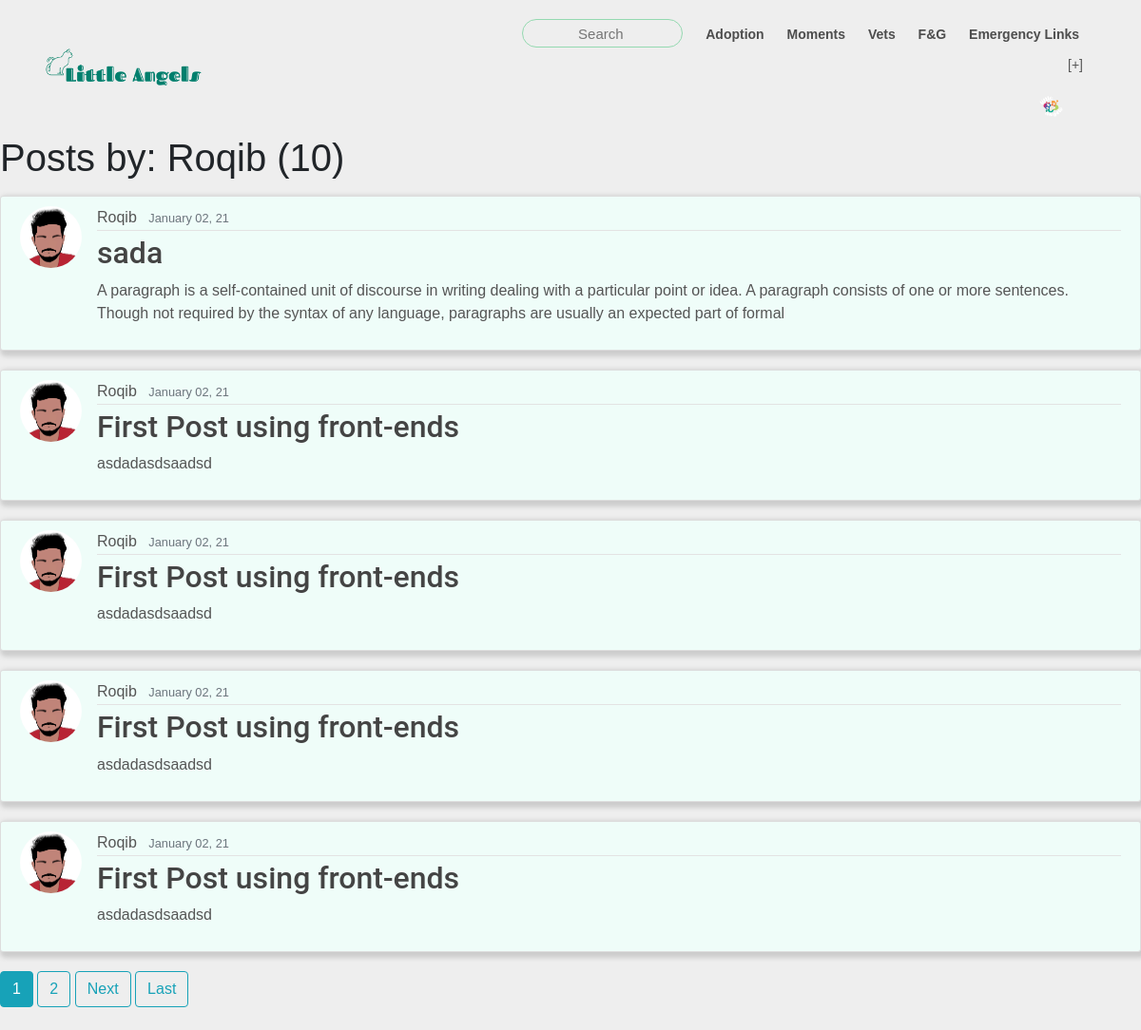
The page /moments/by_Roqib (signed in) on the database its author committed.
### users/models.py (models this page shows, shortened)
class Profile(models.Model):
    user = models.OneToOneField(User, on_delete=models.CASCADE)
    image = models.ImageField(default='default.png',  upload_to= 'profile_pics')

### feed/models.py (models this page shows, shortened)
class Post(models.Model):
    title = models.CharField(max_length=30)
    content = models.TextField();
    date = models.DateTimeField(default=timezone.now)
    author = models.ForeignKey(User, on_delete=models.CASCADE); #if user is deleted, all post gets deleted
    approved = models.BooleanField(default=False)
    image = models.ImageField( blank=True, null=True, upload_to= 'happy_pics')

### feed/views.py (the view)
# urls.py: path('by_<str:username>', UserPostListView.as_view(), name='user_posts'),
class UserPostListView(LoginRequiredMixin, ListView):
    model = Post
    template_name = 'feed/user_moments.html'
    context_object_name = 'posts'
    ordering = ['-date']
    paginate_by = 5
    def get_queryset(self):
        user = get_object_or_404(User, username=self.kwargs.get('username'))
        return Post.objects.filter(author=user).order_by('-date')

### feed/templates/feed/user_moments.html (shortened to what this page needs)
{% extends 'home/base.html' %}
{%block create_post %}
    <a class="nav-item nav-link" class="btn btn-nav" h href="{% url 'post_create' %}">[+]</a>
{% endblock %}
{% block content %}
    <h1 class="mb-3">Posts by: {{ view.kwargs.username}} ({{page_obj.paginator.count}})</h1>
    {% for p in posts %}
        <article class="media content-section">
            <img  class="rounded-circle article-img" src="{{p.author.profile.image.url}}" alt="">
            <div class="media-body">
            <div class="article-metadata">
                <a class="mr-2" href="{% url 'user_posts' p.author.username %}">{{ p.author }}</a>
                <small class="text-muted">{{ p.date| date:"F d, y"}}</small>
            </div>
            <h2><a class="article-title" href="{% url 'post_detail' p.id %}">{{ p.title }}</a></h2>
            <p class="article-content">{{ p.content }}</p>
            </div>
        </article>
    {%endfor %}
    {% if is_paginated %}
        {% for num in page_obj.paginator.page_range %}
            {% if page_obj.number == num %}
                <a class="btn btn-info mb-4" href="?page={{num}}">{{num}}</a>
            {% elif num > page_obj.number|add:'-3' and num < page_obj.number|add:'3' %}
            <a class="btn btn-outline-info mb-4" href="?page={{num}}">{{ num }}</a>
            {% endif %}
        {% endfor %}
        {% if page_obj.has_next %}
            <a class="btn btn-outline-info mb-4" href="?page={{page_obj.next_page_number}}">Next</a>
            <a class="btn btn-outline-info mb-4" href="?page={{page_obj.paginator.num_pages}}">Last</a>
        {% endif %}
    {% endif %}
{% endblock content %}

### home/templates/home/base.html (shortened to what this page needs)
{% load static %}
<!DOCTYPE html>
<html lang="en">
<head>
    <link rel="stylesheet" href="https://maxcdn.bootstrapcdn.com/bootstrap/4.0.0/css/bootstrap.min.css">
    <link rel="stylesheet" href="https://stackpath.bootstrapcdn.com/font-awesome/4.7.0/css/font-awesome.min.css">
    <link rel="stylesheet" href="https://cdnjs.cloudflare.com/ajax/libs/OwlCarousel2/2.3.4/assets/owl.carousel.min.css">
    <link rel="stylesheet" type="text/css" href="{% static 'home/main.css' %}">
    <link rel="stylesheet" type="text/css" href="{% static 'home/style-details.css' %}">
</head>
<body>
    <div class="container">
        <div class="navbar">
            <div class="logo">
                <a href="{% url 'home' %}"><img src="{% static 'home/images/logo.png' %}" padding-top="10" width="170px"></a>
            </div>
            <nav>
                <ul id="MenuItems">
                    <li><input type="search" autocomplete="off" id="search" placeholder="Search"></li>
                    <li class="underline"><a style="color: rgb(77, 77, 77); text-decoration: none;" href="{% url 'adoption' %}">Adoption</a>
                    </li>
                    <li class="underline"><a style="color: rgb(77, 77, 77); text-decoration: none;" href="{% url 'feed' %}">Moments</a></li>
                    <li class="underline"><a style="color: rgb(77, 77, 77); text-decoration: none;" href="">Vets</a></li>
                    <li class="underline"><a style="color: rgb(77, 77, 77); text-decoration: none;" href="#">F&G</a></li>
                    <li class="underline"><a style="color: rgb(77, 77, 77); text-decoration: none;" href="#">Emergency Links</a></li>
                    {% if user.is_authenticated %}
                        {% block create_post %} {% endblock %}
                            <li class="underline">
                                <a class="nav-item nav-link mt-1" style="color: lightgray" title="Profile" href="{% url 'profile' %}">
                                    <img  width="27" height="27" style="border-radius:50%"  src="{{user.profile.image.url}}" alt="">
                                </a>
                            </li>
                    {% else %}
                    <li>
                        <a class="btnn" href="{% url 'login' %}">Login</a>
                      </li>
                {% endif %}
                </ul>
            </nav>
        </div>
    </div>
    {% block content %} {% endblock %}
</body>
</html>

### home/static/home/main.css (style rules this page uses)
.content-section { background: #effdf9; padding: 10px 20px; border: 1px solid #dddddd; border-radius: 3px; margin-bottom: 20px; position: relative; margin-left: auto; margin-right: auto; box-shadow: 3px 3px 5px 3px #ccc;; }
.article-title { color: #444444; font-family: Roboto; }
.article-content { white-space: pre-line; }
.article-img { height: 65px; width: 65px; margin-right: 16px; }
.article-metadata { padding-bottom: 1px; margin-bottom: 4px; border-bottom: 1px solid #e3e3e3 }

### home/static/home/style-details.css (style rules this page uses)
* { margin: 0; padding: 0; box-sizing: border-box; }
body { font-family: Helvetica, sans-serif; width: 100%; height: 100vh; background-color: #eee; }
.navbar { display: flex; align-items: center; padding: 20px; }
nav { flex: 1; text-align: right; font-size: 14px; }
nav ul { display: inline-block; list-style-type: none; }
nav ul li { display: inline-block; margin-right: 20px; font-weight: bold; position: relative; }
a { text-decoration: none; color: #555; }
p { color: #555; }
.container { max-width: 1400px; margin: auto; padding-left: 25px; padding-right: 25px; }
#search { width: 100%; height: 30px; border-radius: 20px; background: rgba(0, 0, 0, 0); border-color: #94d9b0; border-width: 1px; border-style: solid; outline: none; text-align: center; font-family: Helvetica; font-size: 15px; font-weight: 500; }

### rows shown on the page
Post: author.profile.image (picture), author "Roqib", date "January 02, 21", title "sada", content "A paragraph is a self-contained unit of discourse in writing dealing with a particular point or idea. A paragraph consists of one or more sentences. Though not required by the syntax of any language, paragraphs are usually an expected part of formal"
Post: author.profile.image (picture), author "Roqib", date "January 02, 21", title "First Post using front-ends", content "asdadasdsaadsd"
Post: author.profile.image (picture), author "Roqib", date "January 02, 21", title "First Post using front-ends", content "asdadasdsaadsd"
Post: author.profile.image (picture), author "Roqib", date "January 02, 21", title "First Post using front-ends", content "asdadasdsaadsd"
Post: author.profile.image (picture), author "Roqib", date "January 02, 21", title "First Post using front-ends", content "asdadasdsaadsd"

### other values the page prints
{{ view.kwargs.username }} "Roqib"
{{ page_obj.paginator.count }} "10"
{{ num }} "1"
{{ num }} "2"
